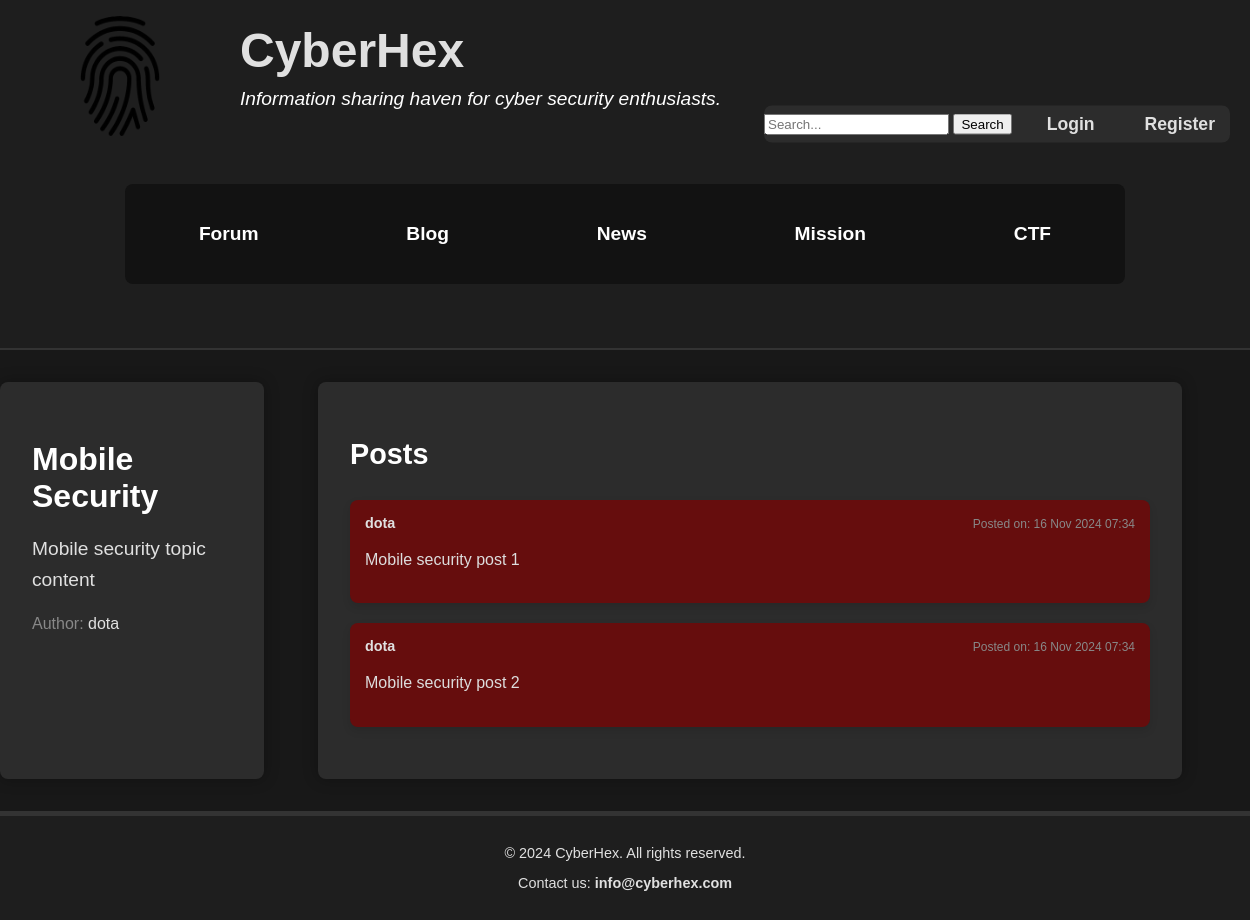
The app's page /topic/Mobile Security/ with its own data.
### discussion_forum/models.py (models this page shows, shortened)
class Topic(models.Model):
    title = models.CharField(max_length=200)
    content = models.TextField()
    category = models.ForeignKey(Category, related_name="topics", on_delete=models.CASCADE)
    author = models.ForeignKey(User, related_name="topics", on_delete=models.CASCADE)
    created_at = models.DateTimeField(auto_now_add=True)

class Post(models.Model):
    topic = models.ForeignKey(Topic, related_name="posts", on_delete=models.CASCADE)
    author = models.ForeignKey(User, related_name="posts", on_delete=models.CASCADE)
    content = models.TextField()
    created_at = models.DateTimeField(auto_now_add=True)

### user_accounts/models.py (models this page shows, shortened)
class User(AbstractUser):
    bio = models.TextField(blank=True)
    birth_date = models.DateField(null=True, blank=True)
    post_count = models.PositiveIntegerField(default=0)
    like_count = models.PositiveIntegerField(default=0)
    comment_count = models.PositiveIntegerField(default=0)
    level = models.CharField(max_length=50, blank=True)

### discussion_forum/views.py (the view)
# urls.py: path('topic/<str:topic_title>/', views.topic_detail, name='topic_detail'),
def topic_detail(request, topic_title):
    topic = get_object_or_404(Topic, title=topic_title)
    posts = topic.posts.all()
    return render(request, 'discussion_forum/topic_detail.html', {
        'topic': topic,
        'posts': posts,
    })

### discussion_forum/templates/discussion_forum/topic_detail.html
{% extends 'layout.html' %} {% load static %} {% block content %}
<main>
  <section class="topic-details">
    <div class="topic-header">
      <h2>{{ topic.title }}</h2>
      <p class="topic-content">{{ topic.content }}</p>
      <p class="topic-author">
        Author: <span>{{ topic.author.username }}</span>
      </p>
    </div>
  </section>
  <section class="posts-section">
    <h2>Posts</h2>
    <ul class="posts-list">
      {% for post in posts %}
      <li class="post-card">
        <div class="post-header">
          <p><strong>{{ post.author.username }}</strong></p>
          <p>
            <small>Posted on: {{ post.created_at|date:"d M Y H:i" }}</small>
          </p>
        </div>
        <p class="post-content">{{ post.content }}</p>
      </li>
      {% empty %}
      <li class="no-posts">No posts available for this topic.</li>
      {% endfor %}
    </ul>
  </section>
</main>
{% endblock %}

### static/css/style.css (style rules this page uses)
body { font-family: "Arial", sans-serif; background-color: #181818; color: #e0e0e0; margin: 0; padding: 0; display: grid; grid-template-rows: auto 1fr auto; grid-template-areas: "header" "main" "footer"; }
main { display: grid; grid-template-columns: 1fr 4fr; grid-template-areas: "sidebar content"; }
.topic-details { background-color: #2c2c2c; padding: 2em; border-radius: 8px; margin: 2em auto; width: 80%; box-shadow: 0 0 15px rgba(0, 0, 0, 0.3); }
.topic-header h2 { font-size: 2em; margin-bottom: 0.5em; color: #fff; }
.topic-content { font-size: 1.2em; line-height: 1.6; margin-bottom: 1em; }
.topic-author { font-size: 1em; color: #888; }
.topic-author span { color: #e0e0e0; }
.posts-section { background-color: #2c2c2c; padding: 2em; border-radius: 8px; margin: 2em auto; width: 80%; box-shadow: 0 0 15px rgba(0, 0, 0, 0.3); }
.posts-section h2 { font-size: 1.8em; margin-bottom: 1em; color: #fff; }
.posts-list { list-style-type: none; padding: 0; }
.post-card { background-color: #333; border-radius: 8px; margin-bottom: 1.5em; padding: 1em; box-shadow: 0 0 10px rgba(0, 0, 0, 0.2); }
.post-header { display: flex; justify-content: space-between; margin-bottom: 1em; font-size: 0.9em; color: #888; }
.post-header p { margin: 0; }
.post-header strong { color: #e0e0e0; }
.post-content { font-size: 1em; color: #ddd; line-height: 1.6; }
.post-card { background-color: #660d0d; padding: 15px; border-radius: 8px; box-shadow: 0 4px 8px rgba(0, 0, 0, 0.1); margin-bottom: 20px; }

### records on screen
Topic: title "Mobile Security", content "Mobile security topic content", author.username "dota"
Post: author.username "dota", created_at "16 Nov 2024 07:34", content "Mobile security post 1"
Post: author.username "dota", created_at "16 Nov 2024 07:34", content "Mobile security post 2"
